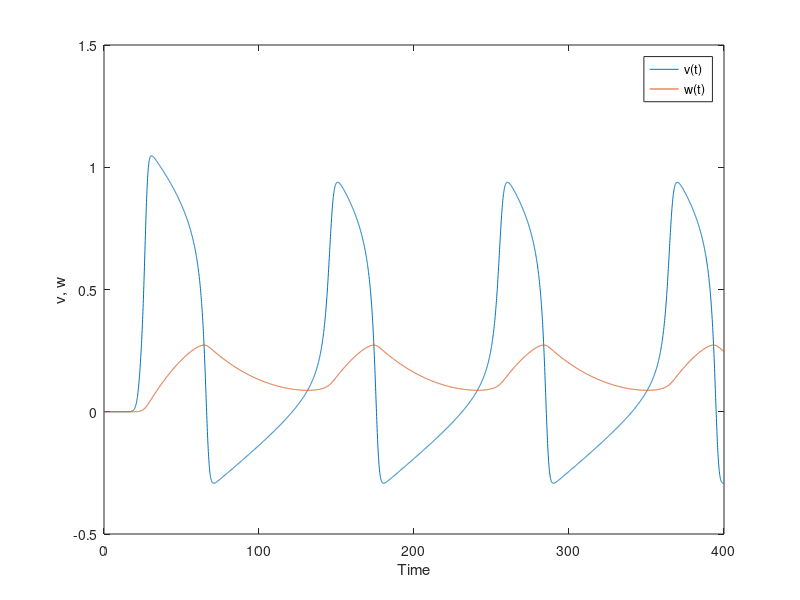
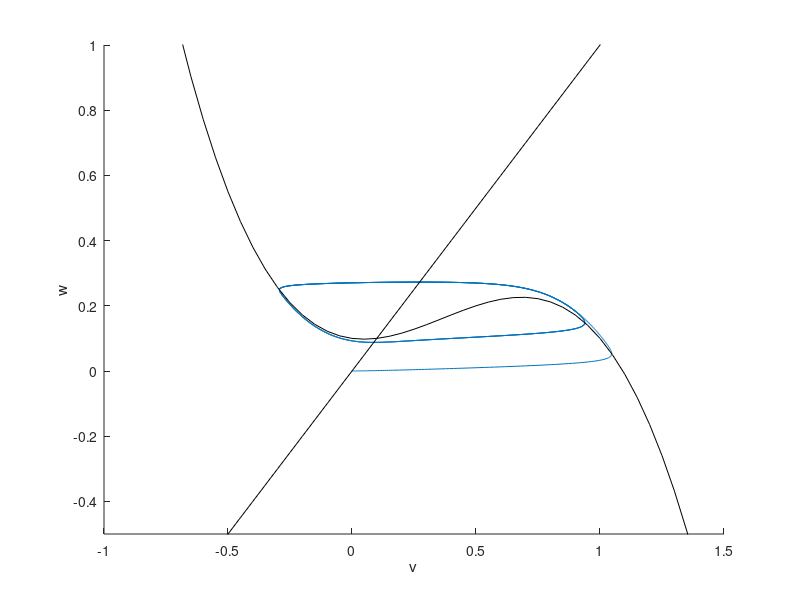

Source code (MATLAB) for these figures, in order:
% FHN matlab code
% J Rinzel 2006
% FHN eqns:
% 
% dv/dt = -v*(v-a)*(v-1)-w+I0
% dw/dt = eps*(v-d*w)
% 
% This code also plots nullclines of the FHN eqns.
% 
% +++++++++++++++++++

function FHN
% dimensionless model of neuronal excitability
% v=Y(1); w=Y(2);
v0=0.;w0=0;
a=0.1;d=1;eps=0.01;I0=.1;
Y0=[v0,w0];
t=0:0.1:400;
options=odeset('RelTol',1.e-5);
[T, Y]=ode45(@dydt_FHN,t,Y0,options,a,eps,d,I0);
figure(1);clf;
plot(T,Y(:,1),T,Y(:,2)); % time courses of V and w
legend('v(t)','w(t)');
xlabel('Time'); ylabel('v, w');
vpts=(-1.5:.05:1.5);
figure(2);clf;
hold on;
plot(Y(:,1),Y(:,2)); % V-w phase plane 
%determine and plot the v,w-nullclines
%options=optimset; % sets options in fzero to default values
%for k=1:61
%vnullpts(k)=fzero(@vrhs_FHN,[-10 10],options,vpts(k),a,I0);  
%end
vnullpts=-vpts.*(vpts-a).*(vpts-1)+I0;
wnullpts=vpts/d;
plot(vpts,vnullpts,'black',vpts,wnullpts,'black');
xlabel('v'); ylabel('w');
axis([-1 1.5 -.5 1]);

end

function dY=dydt_FHN(t,Y,a,eps,d,I0)
v=Y(1);
w=Y(2);
dY=zeros(2,1);
dY(1)=-v*(v-a)*(v-1)-w+I0*1/(1+exp(20-t)/.2);
dY(2)=eps*(v-d*w);

end

function val=vrhs_FHN(w,v,a,I0)
	val=-v*(v-a)*(v-1)-w+I0;
end